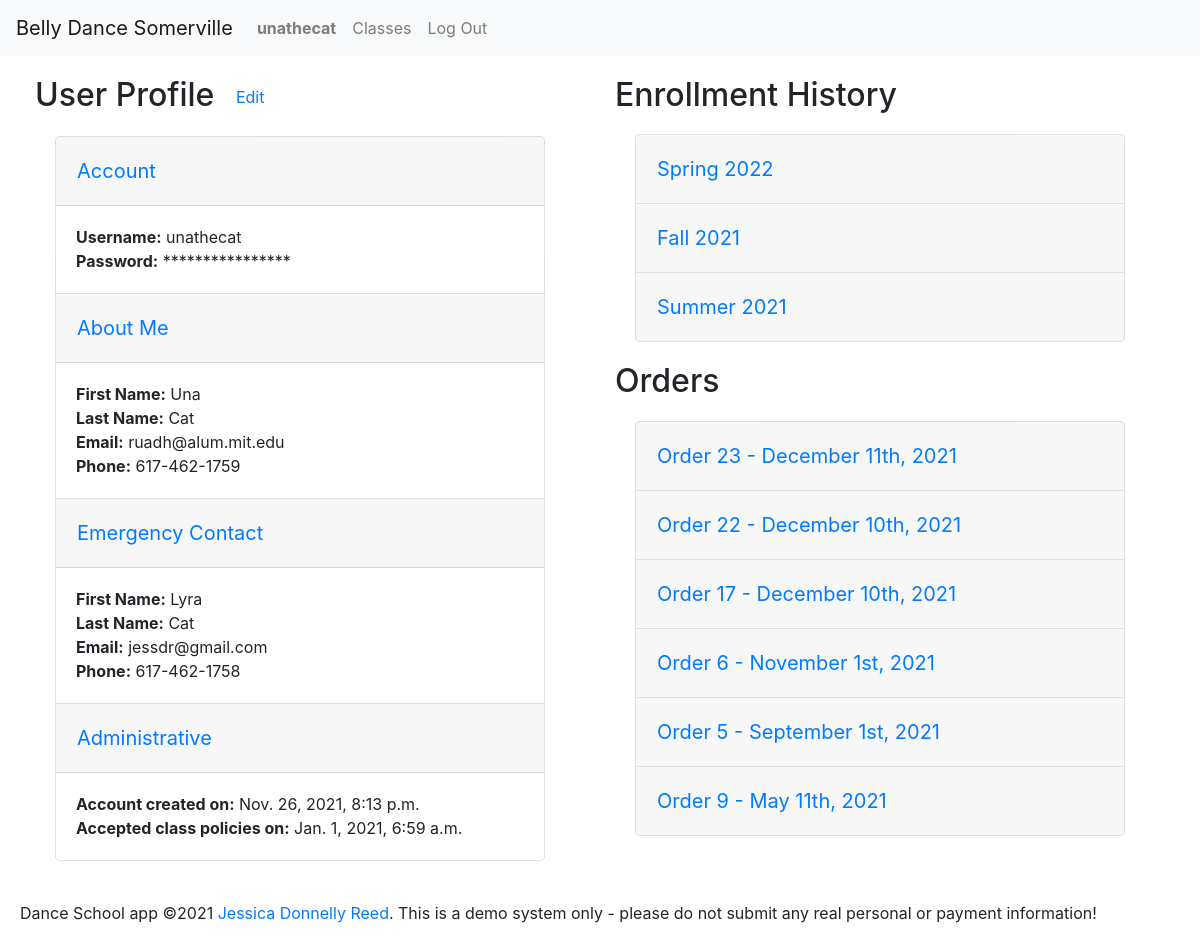
/profile/32 (signed in), run on an earlier commit of the app's database.
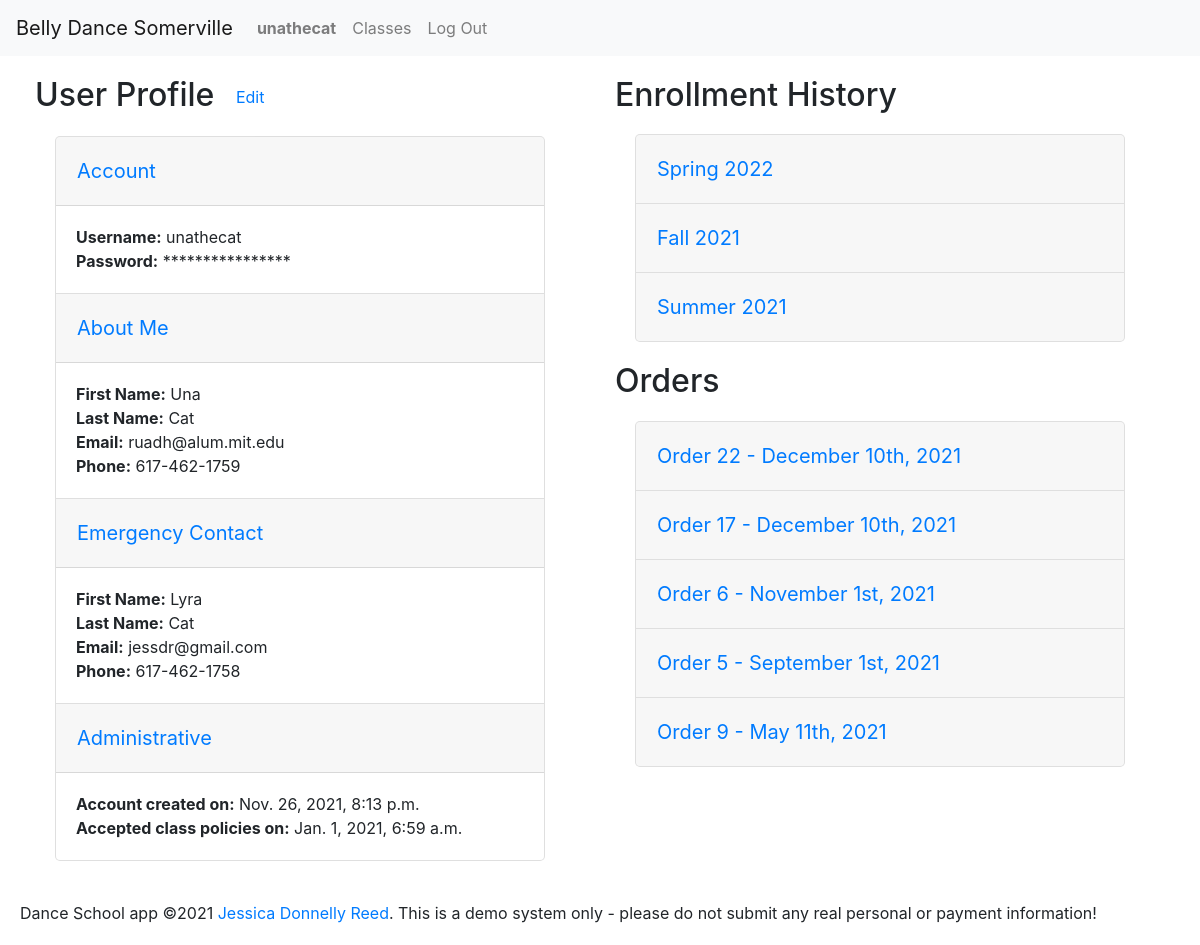
And on a later commit of the database.
### enrollment/models.py (models this page shows, shortened)
class Semester(models.Model):
    name = models.CharField(max_length=128, null=False, blank=False)
    start_date = models.DateField(null=False, blank=False)
    end_date = models.DateField(null=False, blank=False)
    registration_open = models.DateTimeField(null=False, blank=False)
    registration_close = models.DateTimeField(null=False, blank=False)
    recital = models.DateTimeField(null=True, blank=True)
    hide = models.BooleanField(default=True, null=True, blank=True)
    def __str__(self):
        return self.name

class Order(models.Model):
    student = models.ForeignKey(
        User, on_delete=PROTECT, null=False, blank=False, related_name='orders')
    discount = models.DecimalField(
        max_digits=8, decimal_places=2, null=True, blank=True)
    completed = models.DateTimeField(null=True, blank=True)
    @property
    def subtotal(self):
        try:
            amount = self.line_items.aggregate(Sum('price'))['price__sum']
        except Exception:
            return 0
        return 0 if amount is None else amount
    @property
    def total(self):
        return self.subtotal - self.discount if self.discount is not None else self.subtotal

### enrollment/views.py (the view)
# urls.py: path('profile/<int:id>', views.profile_view, name='view_profile'),
@login_required
def profile_view(request, id):
    set_timezone(request)
    if request.method == 'GET':
        if request.user.id == id or request.user.is_staff:
            try:
                profile = User.objects.get(id=id)
            except User.DoesNotExist:
                return render(request, 'enrollment/profile.html', {
                    'orders': None,
                    'message': f'User {id} not found.'
                })
            semesters = Semester.objects.filter(
                offerings__line_items__order__student=id,
                offerings__line_items__order__completed__isnull=False).order_by('-start_date').distinct()
            for semester in semesters:
                semester.enrollments = LineItem.objects.filter(order__student=id).filter(
                    offering__semester=semester).exclude(order__completed=None)
            orders = completed_orders(request, id).order_by('-completed')
            for order in orders:
                order.items = order.line_items.all()
            return render(request, 'enrollment/profile.html', {
                'orders': orders,
                'semesters': semesters,
                'profile': profile
            })
        else:
            return render(request, 'enrollment/profile.html', {
                'orders': None,
                'message': 'You may not view other users\' profiles'
            })
    else:
        return render(request, 'enrollment/profile.html', {
            'orders': None,
            'message': 'GET method required'
        })

### enrollment/context_processors.py (called while the page is built)
def global_settings(request):
    return {
    'DEFAULT_TIMEZONE': settings.DEFAULT_TIMEZONE,
    'TIME_FORMAT': settings.TIME_FORMAT,
    'DATE_FORMAT': settings.DATE_FORMAT,
    'DATE_TIME_FORMAT': settings.DATE_TIME_FORMAT,
    'DATE_TIME_FORMAT_NO_YEAR': settings.DATE_TIME_FORMAT_NO_YEAR,
    'DATE_TIME_TIMEZONE_FORMAT': settings.DATE_TIME_TIMEZONE_FORMAT,
    'SCHOOL_NAME': settings.SCHOOL_NAME,
    'SCHOOL_POLICIES': settings.SCHOOL_POLICIES,
    'NO_OFFERINGS': settings.NO_OFFERINGS,
    }

### enrollment/models.py (called while the page is built)
    @property
    def weekday_name(self):
        return settings.WEEKDAYS[self.weekday][1]

### enrollment/views.py (called while the page is built)
def set_timezone(request):
    if request.user.is_authenticated:
        timezone.activate(request.user.timezone)
    else:
        timezone.activate(settings.DEFAULT_TIMEZONE)

@login_required
def completed_orders(request, user):
    try:
        orders = Order.objects.filter(student=user).exclude(completed=None)
    except Order.DoesNotExist:
        return None
    return orders

### enrollment/templates/enrollment/profile.html (shortened to what the changed rows need)
{% extends "enrollment/layout.html" %}
{% block body %}
<div class="row">
    {% if profile %}
    <div id="profile-view" class="col-md">
        <h2>User Profile <button class="btn btn-link" id="edit-profile-button" data-profile={{profile.id}}>Edit</button></h2>
    </div>
    {% endif %}
    <div class="col-md" id="enrollments-orders">
        {% if semesters %}
            <h2>Enrollment History</h2>
            <div class="accordion" id="enrollment-accordion">
                {% for semester in semesters %}
                <div class="card" data-semester="{{semester.id}}">
                    <div class="card-header" id="heading{{semester.id}}">
                        <h3 class="mb-0">
                            <button class="btn btn-link" type="button" data-toggle="collapse" data-target="#collapse{{semester.id}}"
                                aria-expanded="true" aria-controls="collapse{{semester.id}}">
                                {{semester.name}}
                            </button>
                        </h3>
                    </div>
                </div>
                {% endfor %}
            </div>
        {% endif %}
        {% if orders %}
        <h2>Orders</h2>
        <div class="accordion" id="order-accordion">
            {% for order in orders %}
                <div class="card" data-order="{{order.id}}">
                    <div class="card-header" id="heading{{order.id}}">
                        <h3 class="mb-0">
                            <button class="btn btn-link" type="button" data-toggle="collapse" data-target="#collapse{{order.id}}"
                                aria-expanded="true" aria-controls="collapse{{order.id}}">
                                Order {{order.id}} - {{order.completed|date:DATE_FORMAT}}
                            </button>
                        </h3>
                    </div>
                </div>
            {% endfor %}
        </div>
        {% endif %}
    </div>
</div>
{% endblock %}

What changed in the data, as far as the page shows it:
removed Order: id "23", completed "December 11th, 2021"
